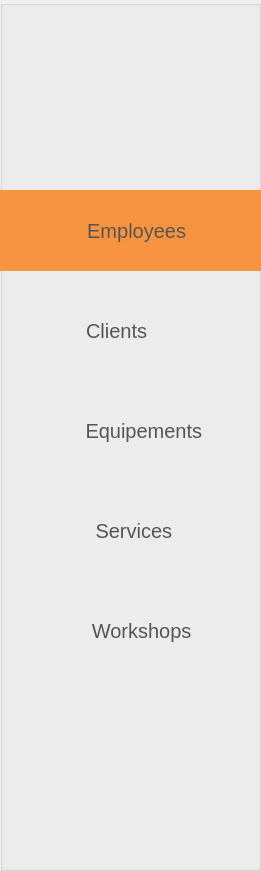
     <widget class="QGroupBox" name="groupBox_3">
      <property name="geometry">
       <rect>
        <x>-20</x>
        <y>-10</y>
        <width>261</width>
        <height>871</height>
       </rect>
      </property>
      <property name="styleSheet">
       <string notr="true">#groupBox_3{
background:white;}</string>
      </property>
      <property name="title">
       <string/>
      </property>
      <widget class="QLabel" name="label_11">
       <property name="geometry">
        <rect>
         <x>50</x>
         <y>50</y>
         <width>181</width>
         <height>81</height>
        </rect>
       </property>
       <property name="text">
        <string/>
       </property>
       <property name="pixmap">
        <pixmap resource="image.qrc">:/image/ressource/fix-it.png</pixmap>
       </property>
       <property name="scaledContents">
        <bool>true</bool>
       </property>
      </widget>
      <widget class="QPushButton" name="pushButton_4">
       <property name="geometry">
        <rect>
         <x>-20</x>
         <y>190</y>
         <width>291</width>
         <height>81</height>
        </rect>
       </property>
       <property name="styleSheet">
        <string notr="true">#pushButton_4{
  text-decoration: none;
  border:none;
  font-size: 20px;
  color: #555;
background-color:#F8943F;
}
#pushButton_4:hover{
 background-color: #dd914f;
}</string>
       </property>
       <property name="text">
        <string>    Employees</string>
       </property>
       <property name="icon">
        <iconset resource="image.qrc">
         <normaloff>:/image/ressource/gestion des employes.png</normaloff>:/image/ressource/gestion des employes.png</iconset>
       </property>
       <property name="iconSize">
        <size>
         <width>50</width>
         <height>50</height>
        </size>
       </property>
      </widget>
      <widget class="QPushButton" name="pushButton_5">
       <property name="geometry">
        <rect>
         <x>-60</x>
         <y>290</y>
         <width>331</width>
         <height>81</height>
        </rect>
       </property>
       <property name="styleSheet">
        <string notr="true">#pushButton_5{
  text-decoration: none;
  border:none;
  font-size: 20px;
  color: #555;
}
#pushButton_5:hover{
 background-color: #e9ecef;
}</string>
       </property>
       <property name="text">
        <string>    Clients</string>
       </property>
       <property name="icon">
        <iconset resource="image.qrc">
         <normaloff>:/image/ressource/gestion des clients.png</normaloff>:/image/ressource/gestion des clients.png</iconset>
       </property>
       <property name="iconSize">
        <size>
         <width>50</width>
         <height>50</height>
        </size>
       </property>
      </widget>
      <widget class="QPushButton" name="pushButton_6">
       <property name="geometry">
        <rect>
         <x>-10</x>
         <y>390</y>
         <width>291</width>
         <height>81</height>
        </rect>
       </property>
       <property name="styleSheet">
        <string notr="true">#pushButton_6
{
  text-decoration: none;
  border:none;
  font-size: 20px;
  color: #555;
}
#pushButton_6:hover{
 background-color: #e9ecef;
}</string>
       </property>
       <property name="text">
        <string>   Equipements</string>
       </property>
       <property name="icon">
        <iconset resource="image.qrc">
         <normaloff>:/image/ressource/gestion des equipements.png</normaloff>:/image/ressource/gestion des equipements.png</iconset>
       </property>
       <property name="iconSize">
        <size>
         <width>50</width>
         <height>50</height>
        </size>
       </property>
      </widget>
      <widget class="QPushButton" name="pushButton_7">
       <property name="geometry">
        <rect>
         <x>-20</x>
         <y>490</y>
         <width>291</width>
         <height>81</height>
        </rect>
       </property>
       <property name="styleSheet">
        <string notr="true">#pushButton_7
{
  text-decoration: none;
  border:none;
  font-size: 20px;
  color: #555;
}
#pushButton_7:hover{
 background-color: #e9ecef;
}</string>
       </property>
       <property name="text">
        <string>    Services </string>
       </property>
       <property name="icon">
        <iconset resource="image.qrc">
         <normaloff>:/image/ressource/gestion des services.png</normaloff>:/image/ressource/gestion des services.png</iconset>
       </property>
       <property name="iconSize">
        <size>
         <width>50</width>
         <height>50</height>
        </size>
       </property>
      </widget>
      <widget class="QPushButton" name="pushButton_8">
       <property name="geometry">
        <rect>
         <x>-20</x>
         <y>590</y>
         <width>301</width>
         <height>81</height>
        </rect>
       </property>
       <property name="styleSheet">
        <string notr="true">#pushButton_8
{
  text-decoration: none;
  border:none;
  font-size: 20px;
  color: #555;
}
#pushButton_8:hover{
 background-color: #e9ecef;
}</string>
       </property>
       <property name="text">
        <string>    Workshops</string>
       </property>
       <property name="icon">
        <iconset resource="image.qrc">
         <normaloff>:/image/ressource/gestion des ateliers.png</normaloff>:/image/ressource/gestion des ateliers.png</iconset>
       </property>
       <property name="iconSize">
        <size>
         <width>50</width>
         <height>50</height>
        </size>
       </property>
      </widget>
     </widget>
